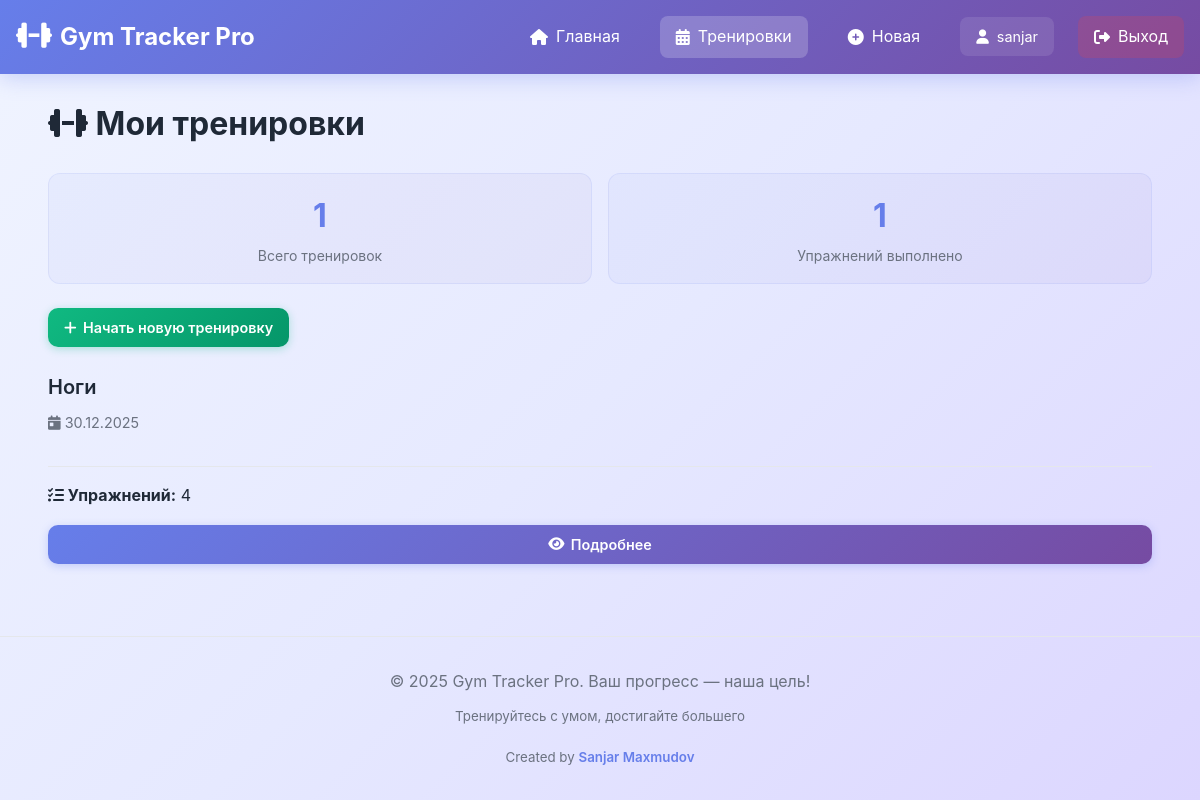
The page /workouts/ (signed in) on the database its author committed.
### workouts/models.py (models this page shows, shortened)
class WorkoutDay(models.Model):
    user = models.ForeignKey(User, on_delete=models.CASCADE, related_name='workouts', help_text='Пользователь', null=True, blank=True)
    date = models.DateField(default=timezone.now, help_text='Дата тренировки')
    name = models.CharField(max_length=200, blank=True, help_text='Опциональное название')
    categories = models.ManyToManyField(ExerciseCategory, blank=True, related_name='workouts', help_text='Выберите категории упражнений')
    notes = models.TextField(blank=True, help_text='Заметки о тренировке')
    class Meta:
        ordering = ['-date']

### workouts/views.py (the view)
# urls.py: path('workouts/', views.WorkoutDayListView.as_view(), name='workout-list'),
class WorkoutDayListView(LoginRequiredMixin, ListView):
    model = WorkoutDay
    template_name = 'workouts/workout_list.html'
    context_object_name = 'workouts'
    ordering = ['-date']
    def get_queryset(self):
        return WorkoutDay.objects.filter(user=self.request.user).order_by('-date')

### workouts/templates/workouts/workout_list.html (shortened to what this page needs)
{% extends 'base.html' %}
{% load static %}
{% block extra_css %}
<link rel="stylesheet" href="{% static 'css/workout_list.css' %}">
{% endblock %}
{% block content %}
<div class="fade-in">
    <h1 class="mb-2"><i class="fas fa-dumbbell"></i> Мои тренировки</h1>
    <div class="stats-grid">
        <div class="stat-card">
            <div class="stat-value">{{ workouts.count }}</div>
            <div class="stat-label">Всего тренировок</div>
        </div>
        <div class="stat-card">
            <div class="stat-value">
                {% with total_exercises=workouts|length %}
                    {{ total_exercises }}
                {% endwith %}
            </div>
            <div class="stat-label">Упражнений выполнено</div>
        </div>
    </div>
    <a href="{% url 'create-workout' %}" class="btn btn-success mb-3">
        <i class="fas fa-plus"></i> Начать новую тренировку
    </a>
    {% if workouts %}
    <div class="workout-list-grid">
        {% for workout in workouts %}
        <div class="workout-card">
            <div class="workout-content">
                <div class="card-header">
                    {% if workout.name %}
                    <h3 class="workout-name-title">{{ workout.name }}</h3>
                    {% endif %}
                    <p class="workout-date">
                        <i class="fas fa-calendar-day"></i> {{ workout.date|date:"d.m.Y" }}
                    </p>
                </div>
                <div class="mb-2">
                    <p><strong><i class="fas fa-list-check"></i> Упражнений:</strong> {{ workout.workout_exercises.count }}</p>
                </div>
            </div>
            <a href="{% url 'workout-detail' workout.pk %}" class="btn btn-primary w-100">
                <i class="fas fa-eye"></i> Подробнее
            </a>
        </div>
        {% endfor %}
    </div>
    {% else %}
    <div class="empty-state">
        <i class="fas fa-dumbbell"></i>
        <h3>Нет тренировок</h3>
        <p>Начните свою первую тренировку прямо сейчас!</p>
    </div>
    {% endif %}
</div>
{% endblock %}

### templates/base.html (shortened to what this page needs)
<!DOCTYPE html>
<html lang="ru">
<head>
    <link rel="stylesheet" href="https://cdnjs.cloudflare.com/ajax/libs/font-awesome/6.4.0/css/all.min.css">
    {% load static %}
    <link rel="stylesheet" href="{% static 'css/main.css' %}">
    {% block extra_css %}{% endblock %}
</head>
<body>
    <nav class="navbar">
        <div class="navbar-container">
            <div class="logo">
                <a href="{% url 'home' %}">
                    <i class="fas fa-dumbbell"></i>
                    <span>Gym Tracker Pro</span>
                </a>
            </div>
            <ul class="nav-links" id="navLinks">
                {% if user.is_authenticated %}
                <li><a href="{% url 'home' %}" class="{% if request.resolver_match.url_name == 'home' %}active{% endif %}">
                    <i class="fas fa-home"></i> Главная
                </a></li>
                <li><a href="{% url 'workout-list' %}" class="{% if request.resolver_match.url_name == 'workout-list' %}active{% endif %}">
                    <i class="fas fa-calendar-alt"></i> Тренировки
                </a></li>
                <li><a href="{% url 'create-workout' %}" class="{% if request.resolver_match.url_name == 'create-workout' %}active{% endif %}">
                    <i class="fas fa-plus-circle"></i> Новая
                </a></li>
                <li class="user-info">
                    <span class="username"><i class="fas fa-user"></i> {{ user.username }}</span>
                </li>
                <li><a href="{% url 'logout' %}" class="btn-logout">
                    <i class="fas fa-sign-out-alt"></i> Выход
                </a></li>
                {% else %}
                <li><a href="{% url 'login' %}">
                    <i class="fas fa-sign-in-alt"></i> Вход
                </a></li>
                {% endif %}
            </ul>
        </div>
    </nav>
    <main class="container">
        {% block content %}{% endblock %}
    </main>
    <footer class="footer">
        <p>© 2025 Gym Tracker Pro. Ваш прогресс — наша цель!</p>
        <p class="mt-1">
            <small>Тренируйтесь с умом, достигайте большего</small>
        </p>
        <p class="mt-2">
            <small>Created by <a href="https://www.instagram.com/__maxmudov/" target="_blank" rel="noopener noreferrer" style="color: var(--primary); text-decoration: none; font-weight: 600;">Sanjar Maxmudov</a></small>
        </p>
    </footer>
</body>
</html>

### static/css/main.css (style rules this page uses)
* { margin: 0; padding: 0; box-sizing: border-box; }
:root { --primary: #667eea; --primary-dark: #5568d3; --secondary: #764ba2; --accent-1: #667eea; --accent-2: #764ba2; --success: #10b981; --danger: #ef4444; --light: #f9fafb; --dark: #1f2937; --gray: #6b7280; --gray-light: #e5e7eb; --border-radius: 16px; --shadow: 0 4px 16px rgba(102, 126, 234, 0.08); --shadow-hover: 0 8px 32px rgba(102, 126, 234, 0.16); --transition: all 0.3s cubic-bezier(0.4, 0, 0.2, 1); --gradient-primary: linear-gradient(135deg, #667eea 0%, #764ba2 100%), radial-gradient(circle at 10% 20%, rgba(255,255,255,0.1) 0%, transparent 40%), radial-gradient(circle at 90% 80%, rgba(255,255,255,0.1) 0%, transparent 40%); --gradient-secondary: linear-gradient(135deg, #5568d3 0%, #667eea 100%), radial-gradient(circle at 50% 50%, rgba(255,255,255,0.08) 0%, transparent 50%); }
body { font-family: -apple-system, BlinkMacSystemFont, 'Segoe UI', Roboto, Oxygen, Ubuntu, sans-serif; line-height: 1.6; color: var(--dark); background: linear-gradient(135deg, #f0f4ff 0%, #e6e9ff 50%, #dcd6ff 100%), radial-gradient(circle at 20% 30%, rgba(102, 126, 234, 0.05) 0%, transparent 50%), radial-gradient(circle at 80% 70%, rgba(118, 75, 162, 0.05) 0%, transparent 50%); min-height: 100vh; }
.navbar { background: var(--gradient-primary); color: white; padding: 1rem; position: sticky; top: 0; z-index: 1000; box-shadow: 0 4px 20px rgba(102, 126, 234, 0.3); backdrop-filter: blur(10px); }
.navbar-container { max-width: 1200px; margin: 0 auto; display: flex; justify-content: space-between; align-items: center; }
.logo { font-size: 1.5rem; font-weight: 700; display: flex; align-items: center; gap: 0.5rem; }
.logo a { color: white; text-decoration: none; display: flex; align-items: center; gap: 0.5rem; transition: var(--transition); }
.logo i { font-size: 1.8rem; }
.nav-links { display: flex; gap: 1.5rem; list-style: none; }
.nav-links a { color: white; text-decoration: none; padding: 0.5rem 1rem; border-radius: 8px; transition: var(--transition); display: flex; align-items: center; gap: 0.5rem; }
.nav-links a.active { background: rgba(255, 255, 255, 0.2); }
.user-info { display: flex; align-items: center; }
.username { color: white; padding: 0.5rem 1rem; background: rgba(255, 255, 255, 0.1); border-radius: 8px; font-size: 0.9rem; display: flex; align-items: center; gap: 0.5rem; }
.btn-logout { background: rgba(239, 68, 68, 0.2) !important; color: white !important; }
.container { max-width: 1200px; margin: 0 auto; padding: 1.5rem; }
.card-header { display: flex; justify-content: space-between; align-items: center; margin-bottom: 1rem; padding-bottom: 1rem; border-bottom: 1px solid var(--gray-light); }
.btn { display: inline-flex; align-items: center; justify-content: center; gap: 0.4rem; padding: 0.5rem 1rem; border: none; border-radius: 10px; font-weight: 600; text-decoration: none; cursor: pointer; transition: var(--transition); font-size: 0.9rem; }
.btn-primary { background: var(--gradient-primary); color: white; box-shadow: 0 2px 8px rgba(102, 126, 234, 0.3); }
.btn-success { background: linear-gradient(135deg, #10b981 0%, #059669 100%); color: white; box-shadow: 0 2px 8px rgba(16, 185, 129, 0.3); }
.stats-grid { display: grid; grid-template-columns: repeat(auto-fit, minmax(150px, 1fr)); gap: 1rem; margin: 1.5rem 0; }
.stat-card { text-align: center; padding: 1rem; background: linear-gradient(135deg, rgba(102, 126, 234, 0.05) 0%, rgba(118, 75, 162, 0.05) 100%); border-radius: 12px; border: 1px solid rgba(102, 126, 234, 0.1); }
.stat-value { font-size: 2rem; font-weight: 700; color: var(--primary); }
.stat-label { font-size: 0.875rem; color: var(--gray); margin-top: 0.25rem; }
.footer { text-align: center; padding: 2rem; margin-top: 3rem; color: var(--gray); border-top: 1px solid var(--gray-light); }
@media (min-width: 769px) { .container { max-width: 100%; padding: 1.5rem 3rem; } }
.fade-in { animation: fadeIn 0.5s ease-out; }
.mb-2 { margin-bottom: 1rem; }
.mb-3 { margin-bottom: 1.5rem; }
.mt-1 { margin-top: 0.5rem; }
.mt-2 { margin-top: 1rem; }
.w-100 { width: 100%; }

### static/css/workout_list.css (style rules this page uses)
.workout-card { display: flex; flex-direction: column; height: 100%; }
.workout-content { flex: 1; }
.workout-card .btn { margin-top: auto; }
.workout-card .card-header { display: block; }
.workout-name-title { font-size: 1.25rem; font-weight: 600; color: var(--dark); margin-bottom: 0.5rem; margin-top: 0; }
.workout-date { color: var(--gray); font-size: 0.9rem; margin-bottom: 1rem; margin-top: 0; }

### rows shown on the page
WorkoutDay: name "Ноги", date "30.12.2025", workout_exercises.count "4"

### other values the page prints
{{ user.username }} "sanjar"
{{ workouts.count }} "1"
{{ total_exercises }} "1"
